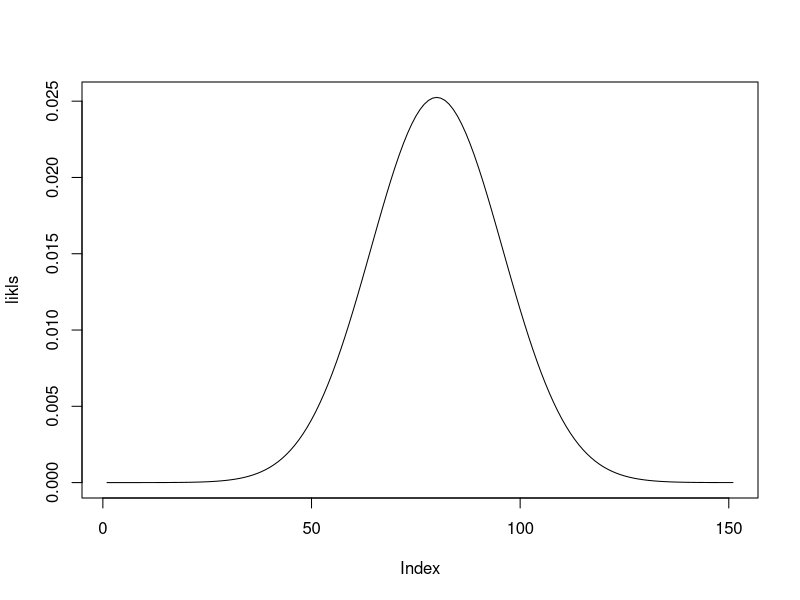
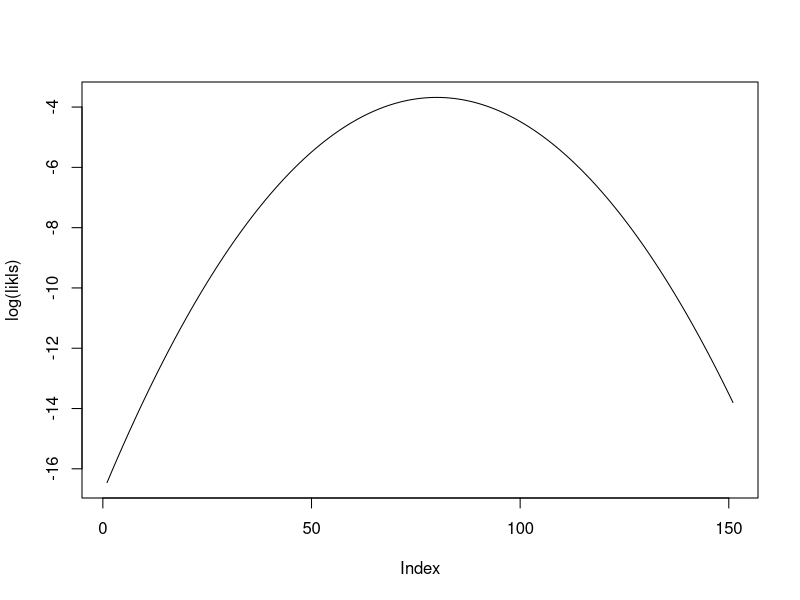

Recreate these plots in R, in order.
N <- 1000
x <- 479

lik <- function(p){
  choose(N,x)*p^x*(1-p)^(N-x)
}

likls <- sapply(seq(.4,.55,.001), lik)
plot(likls,type = 'l')
plot(log(likls),type = 'l')
